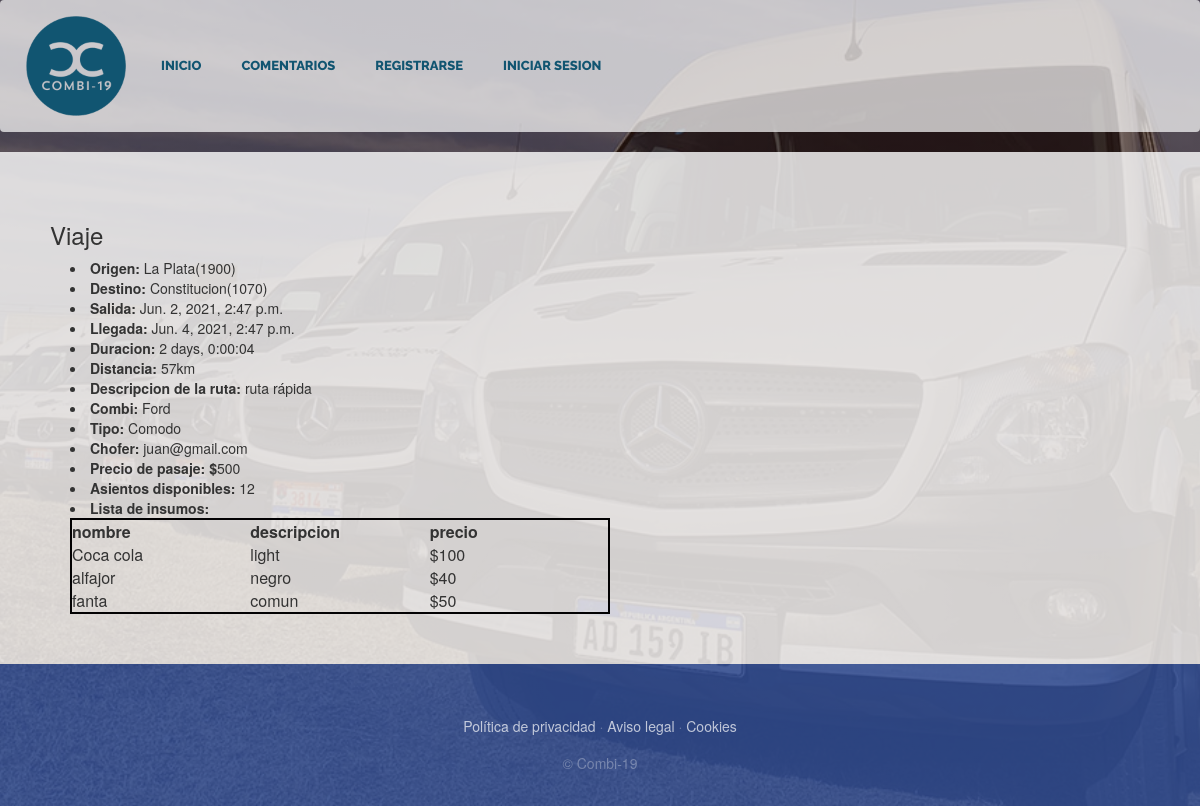
The app's page /infoViaje/13 with its own data.
### PaginaDePruebaApp/models.py (models this page shows, shortened)
class Viaje(models.Model):
    enCurso=models.BooleanField(default=False, verbose_name="Viaje iniciado")
    finalizado=models.BooleanField(default=False, verbose_name="Viaje finalizado")
    insumo = models.ManyToManyField(Insumo, verbose_name="Lista de insumos", blank=True)
    combi = models.ForeignKey(Combi, verbose_name="Lista de combis",on_delete=models.PROTECT)
    ruta = models.ForeignKey(Ruta, verbose_name="ruta",on_delete=models.PROTECT)
    fechaSalida=models.DateTimeField()
    fechaLlegada=models.DateTimeField()
    duracion=models.CharField(max_length=20, default='')
    asientosDisponibles=models.PositiveIntegerField()
    precio=models.PositiveIntegerField()
    class Meta:
        verbose_name="Viaje"
        verbose_name_plural="Viajes"

class Ruta(models.Model):
    id = models.AutoField(primary_key=True)
    origen = models.ForeignKey(Lugar, on_delete= models.PROTECT,related_name = 'rutaOrigen')
    destino = models.ForeignKey(Lugar, on_delete= models.PROTECT, related_name = 'rutaDestino')
    distancia=models.PositiveIntegerField() #distancia en km
    descripcion = models.CharField(max_length=50, blank=False)
    class Meta:
        unique_together=('origen','destino','descripcion')  ## hace que no puede haber otra ruta con estos 3 campos iguales
        verbose_name="Ruta"
        verbose_name_plural="Rutas"

class Lugar(models.Model):
    nombre=models.CharField(max_length=30)
    codigoPostal=models.IntegerField(unique=True, primary_key=True)
    def __str__(self):
        return "{0}({1})".format(self.nombre, self.codigoPostal)
    class Meta:
        verbose_name="Lugar"
        verbose_name_plural="Lugares"

class Combi(models.Model):
    TIPO = (
        ('Comodo', 'Cómodo'),
        ('SuperComodo', 'Súper Comodo'),
    )
    modelo=models.CharField(max_length=30)
    cantAsientos= models.PositiveIntegerField(default=0)
    patente = models.CharField(max_length=20, unique=True)
    chofer = models.OneToOneField(Chofer, on_delete= models.PROTECT)
    tipo=models.CharField(max_length=11,choices=TIPO, default='Comodo')
    class Meta:
        verbose_name="Combi"
        verbose_name_plural="Combis"

class Chofer(models.Model):
    user=models.OneToOneField(User, on_delete=models.CASCADE, primary_key=True)
    telefono= models.PositiveIntegerField(null= True,blank= False, max_length=10)
    def __str__(self):
        return self.user.email
    class Meta:
        verbose_name="Chofer"
        verbose_name_plural="Choferes"

class User(AbstractUser):
    username=None
    email=models.EmailField(_('email address'), unique=True)
    USERNAME_FIELD='email'
    REQUIRED_FIELDS = []
    objects=CustomUserManager()
    esCliente=models.BooleanField(default=False)
    esChofer=models.BooleanField(default=False)
    class Meta:
        verbose_name="Usuario"
        verbose_name_plural="Usuarios"

class Insumo(models.Model):
    nombre=models.CharField(max_length=30, unique=True, primary_key=True)
    descripcion=models.CharField(max_length=50) #esto sería opcional
    precio=models.PositiveIntegerField()
    stock=models.PositiveIntegerField(default=0)
    class Meta:
        verbose_name="Insumo"
        verbose_name_plural="Insumos"

### PaginaDePruebaApp/views.py (the view, shortened to what this page needs)
# urls.py: path('infoViaje/<int:id_viaje>', views.infoViaje, name= "infoViaje"),
def infoViaje(request, id_viaje):
    viaje = Viaje.objects.get(pk=id_viaje)
    viajeInsumosQuery=Viaje.insumo.through.objects.filter(viaje_id=id_viaje)
    insumos=list(Insumo.objects.get(pk=viajeInsumo.insumo_id) for viajeInsumo in viajeInsumosQuery)
    return render(request,"PaginaDePruebaApp/infoViaje.html",{"viaje": viaje,"insumos":insumos})

### PaginaDePruebaApp/templates/PaginaDePruebaApp/infoViaje.html (shortened to what this page needs)
{% extends "PaginaDePruebaApp/base.html" %}
{% load static %}
{% block content %}
<div style="background-color: rgba(255, 255, 255,0.8); padding:50px">
    <h3>Viaje</h3>
    <li style="margin-left: 20px;"><b>Origen: </b>{{viaje.ruta.origen}}</li>
    <li style="margin-left: 20px;"><b>Destino: </b>{{viaje.ruta.destino}}</li>
    <li style="margin-left: 20px;"><b>Salida: </b>{{viaje.fechaSalida}}</li>
    <li style="margin-left: 20px;"><b>Llegada: </b>{{viaje.fechaLlegada}}</li>
    <li style="margin-left: 20px;"><b>Duracion: </b>{{viaje.duracion}}</li>
    <li style="margin-left: 20px;"><b>Distancia: </b>{{viaje.ruta.distancia}}<text>km</text></li>
    <li style="margin-left: 20px;"><b>Descripcion de la ruta: </b>{{viaje.ruta.descripcion}}</li>
    <li style="margin-left: 20px;"><b>Combi: </b>{{viaje.combi.modelo}}</li>
    <li style="margin-left: 20px;"><b>Tipo: </b>{{viaje.combi.tipo}}</li>
    <li style="margin-left: 20px;"><b>Chofer: </b>{{viaje.combi.chofer}}</li>
    <li style="margin-left: 20px;"><b>Precio de pasaje: $</b>{{viaje.precio}}</li>
    {% if not compra %}
    <li style="margin-left: 20px;"><b>Asientos disponibles: </b>{{viaje.asientosDisponibles}}</li>
    <li style="margin-left: 20px;"><b>Lista de insumos:</b>
        <div>
            <table id=tabla-insumos>
            <thead>
                <tr>
                    <th>nombre</th>
                    <th>descripcion</th>
                    <th>precio</th>
                </tr>
            </thead>
            <tbody>
            {% for insumo in insumos %}
                <tr>
                    <td>{{insumo.nombre}}</td>
                    <td>{{insumo.descripcion}}</td>
                    <td>${{insumo.precio}}</td>
                </tr>
            {% endfor %}
            </tbody>
            </table>
        </div>
    </li>
    {% endif %}
</div>
{% endblock %}

### PaginaDePruebaApp/static/PaginaDePruebaApp/css/gestion.css (style rules this page uses)
body { font-family: 'Lora'; background: linear-gradient(rgba(47, 23, 15, 0.65), rgba(47, 23, 15, 0.65)), url("../img/fondo.jpg"); background-attachment: fixed; background-position: center; background-size: cover; }
h1, h2, h3, h4, h5, h6 { font-family: 'Raleway'; }
#tabla-insumos { table-layout: fixed; width: 50%; border-collapse: collapse; border: 2px solid rgb(2, 1, 2); }

### records on screen
Viaje: ruta.origen "La Plata(1900)", ruta.destino "Constitucion(1070)", fechaSalida "Jun. 2, 2021, 2:47 p.m.", fechaLlegada "Jun. 4, 2021, 2:47 p.m.", duracion "2 days, 0:00:04", ruta.distancia "57", ruta.descripcion "ruta rápida", combi.modelo "Ford", combi.tipo "Comodo", combi.chofer "juan@gmail.com", precio "500", asientosDisponibles "12"
Insumo: nombre "Coca cola", descripcion "light", precio "100"
Insumo: nombre "alfajor", descripcion "negro", precio "40"
Insumo: nombre "fanta", descripcion "comun", precio "50"
